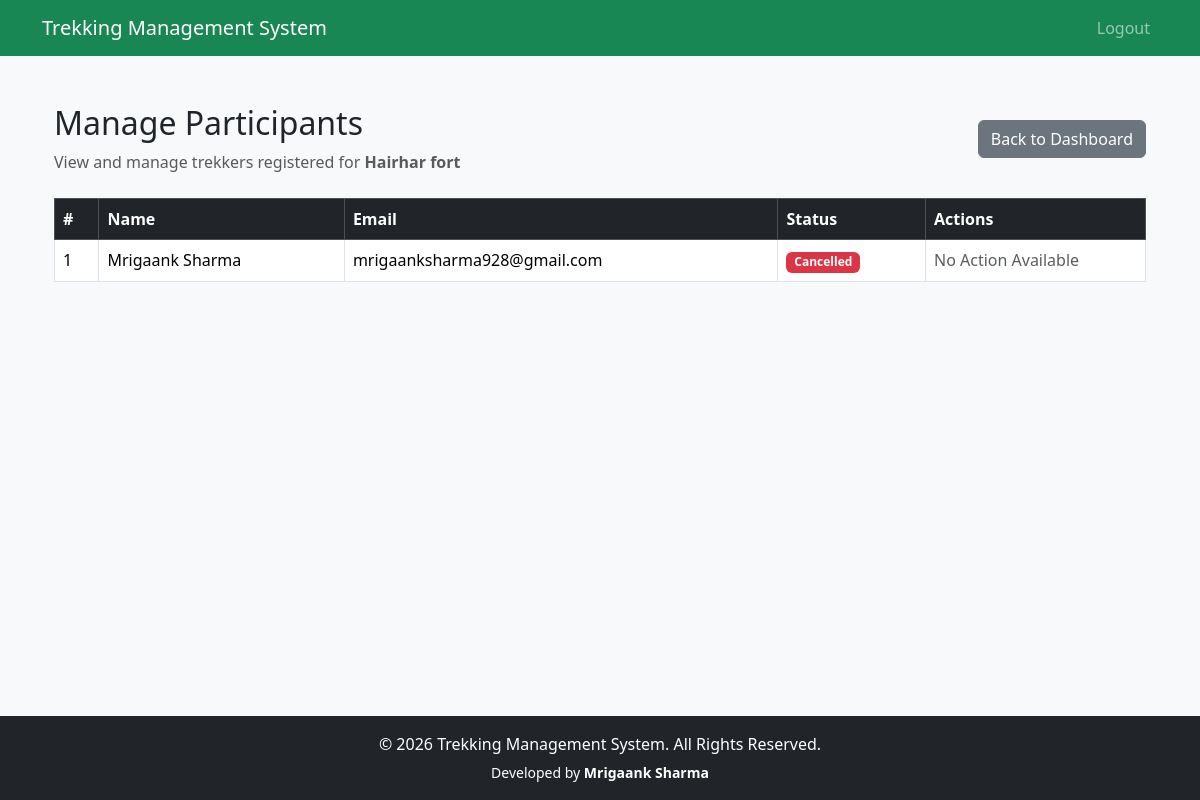
The app's page /staff/participants/1 (signed in) with its own data.
### app/models.py (models this page shows)
class Trek(db.Model):
        __tablename__="treks"
        id=db.Column(db.Integer,primary_key=True)
        name=db.Column(db.String(100),nullable=False)
        location=db.Column(db.String(100),nullable=False)
        difficulty=db.Column(db.String(20),nullable=False)
        duration=db.Column(db.Integer)
        available_slots=db.Column(db.Integer)
        description=db.Column(db.Text)
        status=db.Column(
            db.String(20),
            default="Upcoming"
        )
        start_date=db.Column(db.Date)
        end_date=db.Column(db.Date)
        staff_id=db.Column(
            db.Integer,
            db.ForeignKey("users.id")
        )
        bookings=db.relationship(
            "Booking",
            backref="trek",
            lazy=True
        )
        price = db.Column(db.Float)
        image = db.Column(db.String(255))
        max_altitude = db.Column(db.Integer)
        meeting_point = db.Column(db.String(200))

class Booking(db.Model):
      __tablename__="bookings"
      __table_args__ = (
    db.UniqueConstraint(
        "user_id",
        "trek_id",
        name="unique_booking"
    ),
)
      id=db.Column(db.Integer,primary_key=True)
      bookings_date=db.Column(
            db.DateTime,
            default=datetime.utcnow
      )
      status=db.Column(
            db.String(20),
            default="Booked"
      )
      user_id=db.Column(
            db.Integer,
            db.ForeignKey("users.id")
      )
      trek_id=db.Column(
            db.Integer,
            db.ForeignKey("treks.id")
      )

class User(UserMixin,db.Model):
    __tablename__="users"
    id=db.Column(db.Integer,primary_key=True)
    name=db.Column(db.String(100),nullable=False)
    email=db.Column(db.String(120),unique=True,nullable=False)
    password=db.Column(db.String(255),nullable=False)
    phone=db.Column(db.String(15))
    role=db.Column(db.String(20),nullable=False)
    status=db.Column(db.String(20),default="active")
    created_at=db.Column(db.DateTime,default=datetime.utcnow)
    assigned_treks=db.relationship(
        "Trek",
        foreign_keys="Trek.staff_id",
        backref="staff",
        lazy=True
    )
    bookings=db.relationship(
        "Booking",
        backref="user",
        lazy=True
    )

### app/staff/participants.py (the view)
@staff_bp.route("/participants/<int:trek_id>")
@login_required
@staff_required # staff route is required ohk
def participants(trek_id):
    trek = Trek.query.get_or_404(trek_id)
    if trek.staff_id != current_user.id:
        flash(  "Unauthorized",  "danger"   ) # flash msgs
        return redirect(   url_for("staff.dashboard") )
    bookings = trek.bookings
    return render_template( "staff/participants.html", trek=trek, bookings=bookings  )

### app/extensions.py (called while the page is built)
@login_manager.user_loader
def load_user(user_id):
    return User.query.get(int(user_id))

### app/templates/staff/participants.html (shortened to what this page needs)
{% extends 'base.html' %}
{% block content %}
<div class="container mt-4">
    <div class="d-flex justify-content-between align-items-center mb-4">
        <div>
            <h2>Manage Participants</h2>
            <p class="text-muted mb-0">
                View and manage trekkers registered for <strong>{{ trek.name }}</strong>
            </p>
        </div>
        <a href="{{ url_for('staff.dashboard') }}" class="btn btn-secondary">
            Back to Dashboard
        </a>
    </div>
    {% if bookings %}
    <table class="table table-bordered table-hover align-middle">
        <thead class="table-dark">
            <tr>
                <th>#</th>
                <th>Name</th>
                <th>Email</th>
                <th>Status</th>
                <th width="220">Actions</th>
            </tr>
        </thead>
        <tbody>
            {% for booking in bookings %}
            <tr>
                <td>{{ loop.index }}</td>
                <td>{{ booking.user.name }}</td>
                <td>{{ booking.user.email }}</td>
                <td>
                    {% if booking.status == "Booked" %}
                        <span class="badge bg-success">
                            Booked
                        </span>
                    {% elif booking.status == "Completed" %}
                        <span class="badge bg-primary">
                            Completed
                        </span>
                    {% elif booking.status == "Cancelled" %}
                        <span class="badge bg-danger">
                            Cancelled
                        </span>
                    {% else %}
                        <span class="badge bg-secondary">
                            {{ booking.status }}
                        </span>
                    {% endif %}
                </td>
                <td>
                    {% if booking.status == "Booked" %}
                        <a
                            href="{{ url_for('staff.complete_booking', booking_id=booking.id) }}"
                            class="btn btn-success btn-sm">
                            Complete
                        </a>
                        <a
                            href="{{ url_for('staff.cancel_booking', booking_id=booking.id) }}"
                            class="btn btn-danger btn-sm">
                            Cancel
                        </a>
                    {% else %}
                        <span class="text-muted">
                            No Action Available
                        </span>
                    {% endif %}
                </td>
            </tr>
            {% endfor %}
        </tbody>
    </table>
    {% endif %}
</div>
{% endblock %}

### records on screen
Trek: name "Hairhar fort"
Booking: user.name "Mrigaank Sharma", user.email "mrigaanksharma928@gmail.com", status "Cancelled"
